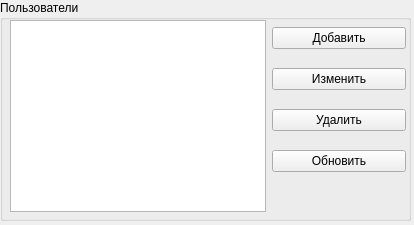
<?xml version="1.0" encoding="UTF-8"?>
<ui version="4.0">
 <class>userinfo</class>
 <widget class="QWidget" name="userinfo">
  <property name="geometry">
   <rect>
    <x>0</x>
    <y>0</y>
    <width>414</width>
    <height>225</height>
   </rect>
  </property>
  <property name="windowTitle">
   <string>Учет и ремонт Транспортных средств</string>
  </property>
  <widget class="QGroupBox" name="groupBox">
   <property name="geometry">
    <rect>
     <x>0</x>
     <y>0</y>
     <width>411</width>
     <height>221</height>
    </rect>
   </property>
   <property name="title">
    <string>Пользователи</string>
   </property>
   <widget class="QWidget" name="">
    <property name="geometry">
     <rect>
      <x>272</x>
      <y>14</y>
      <width>134</width>
      <height>171</height>
     </rect>
    </property>
    <layout class="QVBoxLayout" name="verticalLayout">
     <item>
      <widget class="QPushButton" name="addUserBtn">
       <property name="text">
        <string>Добавить</string>
       </property>
      </widget>
     </item>
     <item>
      <widget class="QPushButton" name="btnChangeInfo">
       <property name="text">
        <string>Изменить</string>
       </property>
      </widget>
     </item>
     <item>
      <widget class="QPushButton" name="delUserBtn">
       <property name="text">
        <string>Удалить</string>
       </property>
      </widget>
     </item>
     <item>
      <widget class="QPushButton" name="btnRefresh">
       <property name="text">
        <string>Обновить</string>
       </property>
      </widget>
     </item>
    </layout>
   </widget>
   <widget class="QTableView" name="usersList">
    <property name="geometry">
     <rect>
      <x>10</x>
      <y>20</y>
      <width>256</width>
      <height>192</height>
     </rect>
    </property>
   </widget>
  </widget>
 </widget>
 <resources/>
 <connections/>
</ui>
